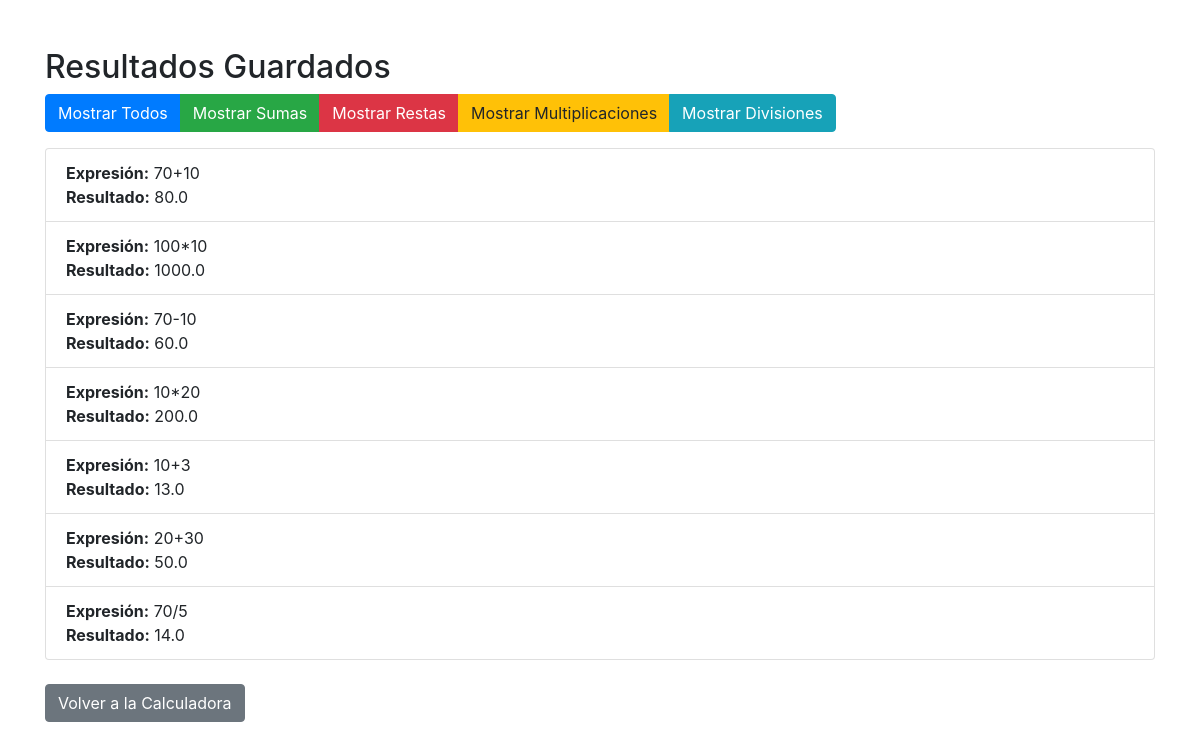
Before: /results/ with the older database file.
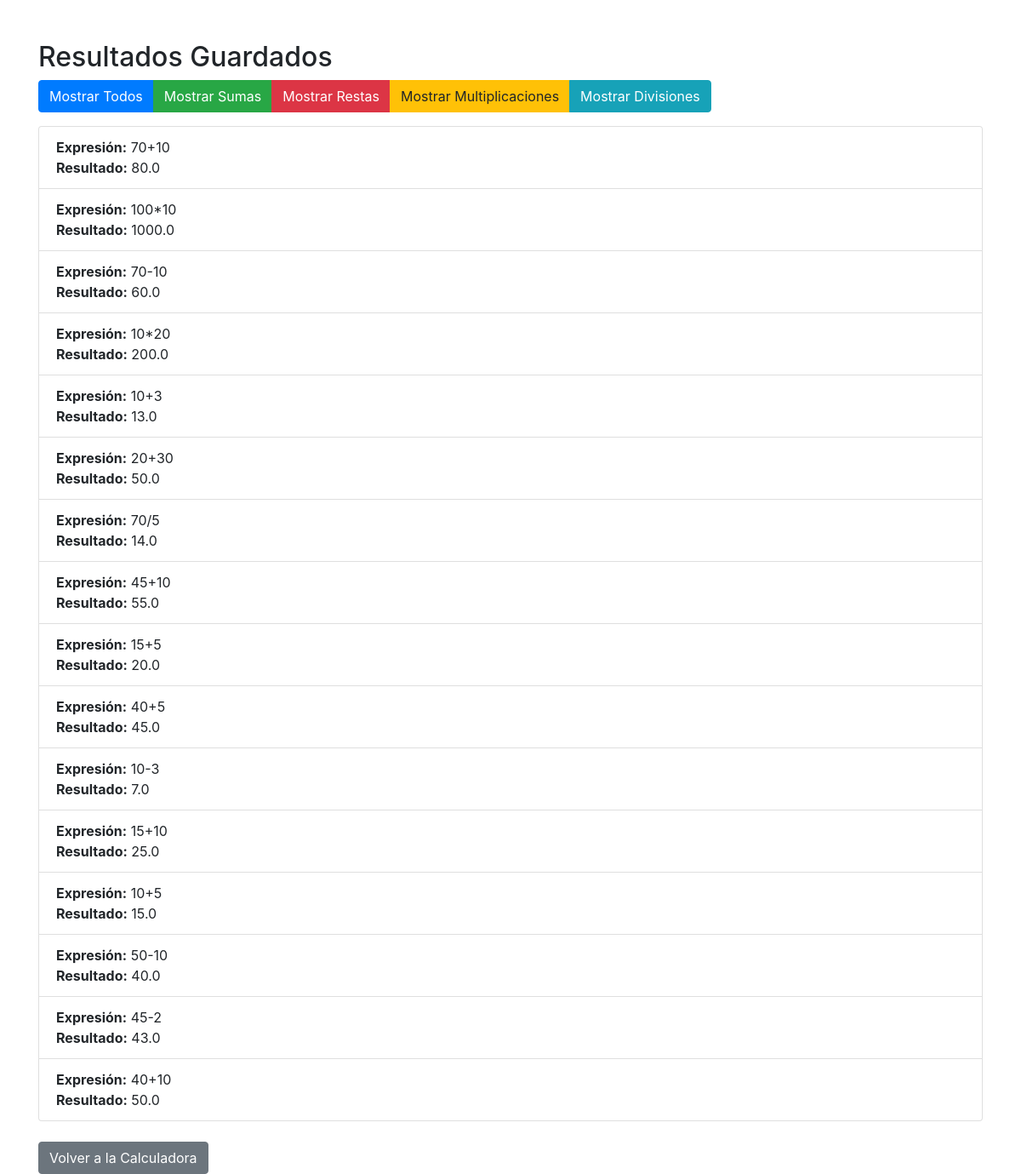
After: the same page with the newer database file.
### calc/models.py (models this page shows, shortened)
class CalculationResult(models.Model):
    expression = models.CharField(max_length=255)
    result = models.FloatField()
    timestamp = models.DateTimeField(auto_now_add=True)

### calc/views.py (the view)
# urls.py: path('results/', views.get_results, name='get_results'),
def get_results(request):
    results = CalculationResult.objects.all()
    operation_type = request.GET.get('operation_type')
    if operation_type == 'suma':
        results = CalculationResult.objects.filter(expression__contains='+')
    elif operation_type == 'resta':
        results = CalculationResult.objects.filter(expression__contains='-')
    elif operation_type == 'multiplicacion':
        results = CalculationResult.objects.filter(expression__contains='*')
    elif operation_type == 'division':
        results = CalculationResult.objects.filter(expression__contains='/')
    context = {'results': results}
    return render(request, 'calc/results.html', context)

### calc/templates/calc/results.html (shortened to what this page needs)
<!DOCTYPE html>
<html lang="en">
<head>
    <link href="https://stackpath.bootstrapcdn.com/bootstrap/4.5.2/css/bootstrap.min.css" rel="stylesheet">
</head>
<body>
    <div class="container mt-5">
        <h2>Resultados Guardados</h2>
        <div class="btn-group mb-3" role="group">
            <button class="btn btn-primary" onclick="filterResults('')">Mostrar Todos</button>
            <button class="btn btn-success" onclick="filterResults('suma')">Mostrar Sumas</button>
            <button class="btn btn-danger" onclick="filterResults('resta')">Mostrar Restas</button>
            <button class="btn btn-warning" onclick="filterResults('multiplicacion')">Mostrar Multiplicaciones</button>
            <button class="btn btn-info" onclick="filterResults('division')">Mostrar Divisiones</button>
        </div>
        <ul class="list-group">
            {% for result in results %}
            <li class="list-group-item">
                <strong>Expresión:</strong> {{ result.expression }} <br>
                <strong>Resultado:</strong> {{ result.result }}
            </li>
            {% endfor %}
        </ul>
        <button class="btn btn-secondary mt-4" onclick="window.location.href='/'">Volver a la Calculadora</button>
    </div>
</body>
</html>

Changed rows visible on the page:
added CalculationResult: expression "45+10", result "55.0"
added CalculationResult: expression "15+5", result "20.0"
added CalculationResult: expression "40+5", result "45.0"
added CalculationResult: expression "10-3", result "7.0"
added CalculationResult: expression "15+10", result "25.0"
added CalculationResult: expression "10+5", result "15.0"
added CalculationResult: expression "50-10", result "40.0"
added CalculationResult: expression "45-2", result "43.0"
added CalculationResult: expression "40+10", result "50.0"
